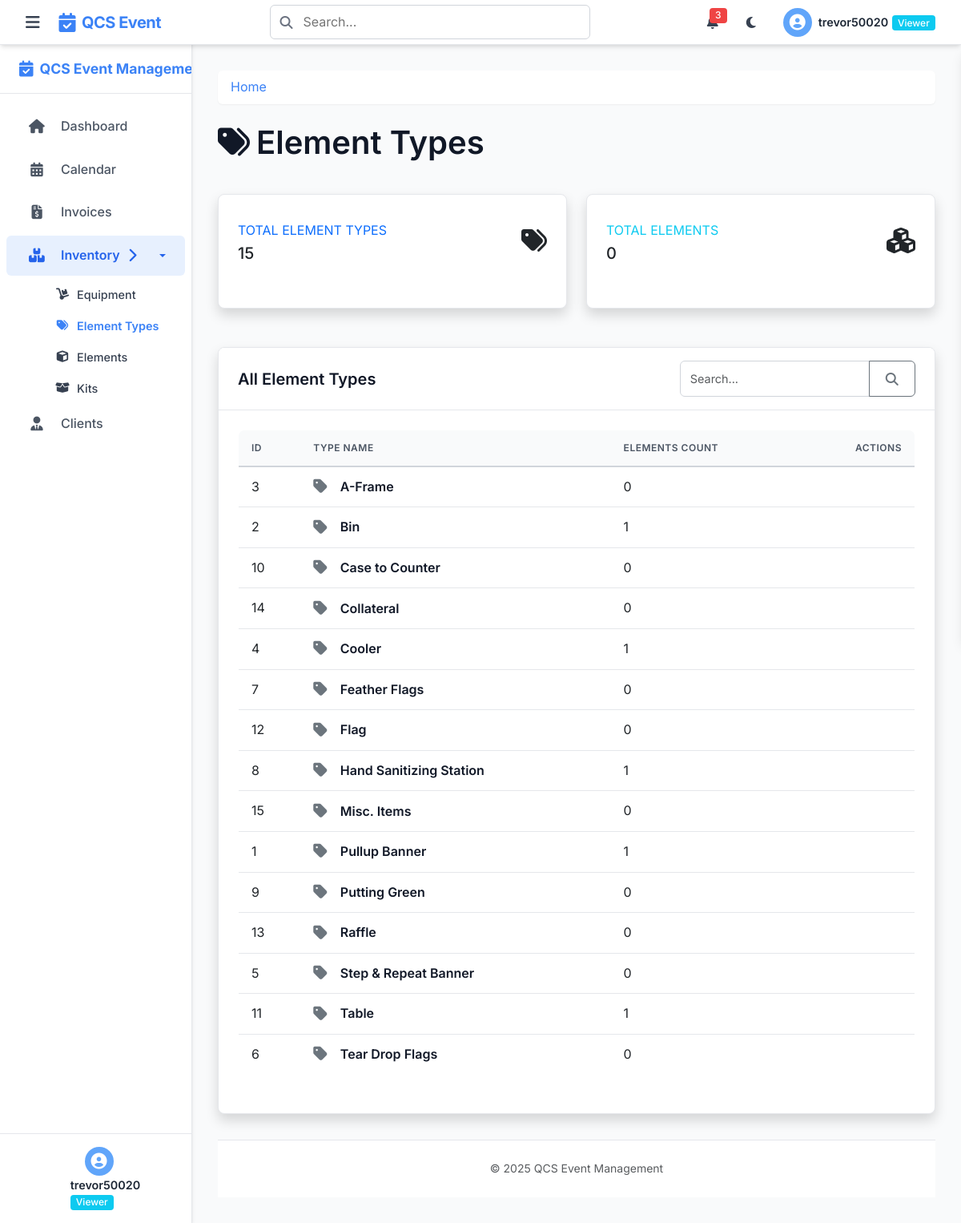
Page /element-types (signed in) on the committed database.
### tables this page shows
CREATE TABLE element_types (
    type_id INTEGER PRIMARY KEY AUTOINCREMENT,
    type_name TEXT NOT NULL UNIQUE
);

### app.py (the view)
@app.route('/element-types')
@login_required
def element_types():
    db = get_db()
    types = db.execute(
        '''SELECT t.*, COUNT(e.element_id) as element_count
           FROM element_types t
           LEFT JOIN elements e ON t.type_id = e.type_id -- Corrected join condition
           GROUP BY t.type_id
           ORDER BY t.type_name'''
    ).fetchall()
    return render_template('element_types.html', types=types)

### helpers.py (called while the page is built)
def get_db():
    if 'db' not in g:
        g.db = sqlite3.connect(
            current_app.config['DATABASE'],
            detect_types=sqlite3.PARSE_DECLTYPES
        )
        g.db.row_factory = sqlite3.Row
    return g.db

def login_required(f):
    @wraps(f)
    def decorated_function(*args, **kwargs):
        if 'user_id' not in session:
            flash('Please log in first', 'warning')
            return redirect(url_for('login'))
        return f(*args, **kwargs)
    return decorated_function

### templates/element_types.html (shortened to what this page needs)
{% extends 'layout.html' %}
{% block content %}
<div class="d-flex justify-content-between align-items-center mb-4">
    <h1><i class="fas fa-tags me-2"></i>Element Types</h1>
</div>
<div class="row mb-4">
    <div class="col-xl-6 col-md-6 mb-4">
        <div class="card border-left-primary shadow h-100 py-2">
            <div class="card-body">
                <div class="row no-gutters align-items-center">
                    <div class="col mr-2">
                        <div class="text-xs font-weight-bold text-primary text-uppercase mb-1">
                            Total Element Types
                        </div>
                        <div class="h5 mb-0 font-weight-bold text-gray-800">{{ types|length }}</div>
                    </div>
                    <div class="col-auto">
                        <i class="fas fa-tags fa-2x text-gray-300"></i>
                    </div>
                </div>
            </div>
        </div>
    </div>
    <div class="col-xl-6 col-md-6 mb-4">
        <div class="card border-left-info shadow h-100 py-2">
            <div class="card-body">
                <div class="row no-gutters align-items-center">
                    <div class="col mr-2">
                        <div class="text-xs font-weight-bold text-info text-uppercase mb-1">
                            Total Elements
                        </div>
                        <div class="h5 mb-0 font-weight-bold text-gray-800">
                            {% set total_elements = 0 %}
                            {% for type in types %}
                                {% set total_elements = total_elements + type.element_count %}
                            {% endfor %}
                            {{ total_elements }}
                        </div>
                    </div>
                    <div class="col-auto">
                        <i class="fas fa-cubes fa-2x text-gray-300"></i>
                    </div>
                </div>
            </div>
        </div>
    </div>
</div>
<div class="card shadow mb-4">
    <div class="card-header bg-white py-3">
        <div class="row align-items-center">
            <div class="col">
                <h5 class="mb-0 text-gray-800">All Element Types</h5>
            </div>
            <div class="col-auto">
                <form method="get" class="d-flex">
                    <div class="input-group">
                        <input type="text" class="form-control" placeholder="Search..." name="search" value="{{ request.args.get('search', '') }}">
                        <button class="btn btn-outline-secondary" type="submit">
                            <i class="fas fa-search"></i>
                        </button>
                    </div>
                </form>
            </div>
        </div>
    </div>
    <div class="card-body">
        {% if types %}
            <div class="table-responsive">
                <table class="table table-hover align-middle">
                    <thead>
                        <tr>
                            <th>ID</th>
                            <th>Type Name</th>
                            <th>Elements Count</th>
                            <th class="text-end">Actions</th>
                        </tr>
                    </thead>
                    <tbody>
                        {% for type in types %}
                        <tr>
                            <td>{{ type.type_id }}</td>
                            <td>
                                <div class="d-flex align-items-center">
                                    <div class="flex-shrink-0">
                                        <i class="fas fa-tag fa-lg text-secondary me-3"></i>
                                    </div>
                                    <div>
                                        <h6 class="mb-0">{{ type.type_name }}</h6>
                                    </div>
                                </div>
                            </td>
                            <td>{{ type.element_count }}</td>
                            <td class="text-end">
                            </td>
                        </tr>
                        {% endfor %}
                    </tbody>
                </table>
            </div>
        {% endif %}
    </div>
</div>
{% endblock %}

### rows in the picture
element_types: type_id "3", type_name "A-Frame", element_count "0"
element_types: type_id "2", type_name "Bin", element_count "1"
element_types: type_id "10", type_name "Case to Counter", element_count "0"
element_types: type_id "14", type_name "Collateral", element_count "0"
element_types: type_id "4", type_name "Cooler", element_count "1"
element_types: type_id "7", type_name "Feather Flags", element_count "0"
element_types: type_id "12", type_name "Flag", element_count "0"
element_types: type_id "8", type_name "Hand Sanitizing Station", element_count "1"
element_types: type_id "15", type_name "Misc. Items", element_count "0"
element_types: type_id "1", type_name "Pullup Banner", element_count "1"
element_types: type_id "9", type_name "Putting Green", element_count "0"
element_types: type_id "13", type_name "Raffle", element_count "0"
element_types: type_id "5", type_name "Step & Repeat Banner", element_count "0"
element_types: type_id "11", type_name "Table", element_count "1"
element_types: type_id "6", type_name "Tear Drop Flags", element_count "0"

### other values in the picture
{{ session.username }} "trevor50020"
{{ types|length }} "15"
{{ total_elements }} "0"
